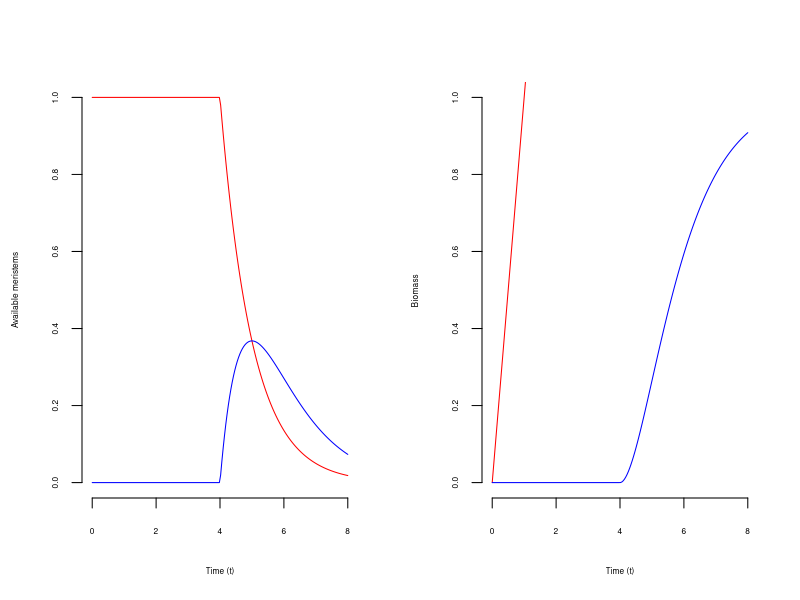

Reproduce this figure in R. (Note: this script raises an error after producing the figure.)
## ---- chunk 1
rm(list=ls(all=TRUE))
knitr::opts_chunk$set(echo = TRUE, fig.path="figures/")
## ---- chunk 2
library(deSolve)
## ---- chunk 3
controlDeterminate=function(t,y,parms,controlFunction) {
  Ve=y[1]; Le=y[2]; In=y[3]; Fl=y[4];  
  
  beta1=parms[1]; 
  beta2=parms[2];
  
  ut = controlFunction(t)
  
  derivs[1]= -beta1*ut*Ve ;
  derivs[2]= beta1*Ve;
  derivs[3]= beta1*ut*Ve-beta2*In;
  derivs[4]= beta2*In;

  return(list(derivs));
}
## ---- chunk 4
controlIndeterminate=function(t,y,parms,controlFunction) {
  Ve=y[1]; Le=y[2]; In=y[3]; Fl=y[4];  
  
  beta1=parms[1]; 
  beta2=parms[2];
  
  ut = controlFunction(t)
  
  derivs[1]= -beta1*ut*Ve ;
  derivs[2]= beta1*Ve;
  derivs[3]= beta1*ut*Ve;
  derivs[4]= beta2*In;

  return(list(derivs));
}
## ---- chunk 5
# Vector to hold the derivatives
derivs=numeric(4); 

# starting values of both state variables
y0=c(Ve=1,Le=0,In=0,Fl=0); 
# time sequence
times=seq(0,8,length.out=200)
# controls
parms=c( beta1=1, 
         beta2=1);
## ---- chunk 6
plotSolutions = function(ode1=odeSolutionDeterminate){

par(mfrow=c(1,2))

plot(ode1$time,ode1$Ve,type="l",col="red",bty="n",
     #main="Meristem dynamics for annuals\n with a determinate inflorescence (solid)\n and indeterminate inflorescence (dotted).",
     xlab="Time (t)",
     ylab="Available meristems",
     ylim=c(0,1  ), 
     cex.lab=.5, cex.axis=.5, cex.main=.75, cex.sub=.5)

lines(ode1$time,ode1$In,col="blue")
#lines(ode2$time,ode2$In,col="blue",lty='dotted')
#lines(ode2$time,ode2$Ve,col="red",lty='dotted')

# legend(x = 0, y = max(ode1$In,ode2$In) , 
#        legend = c("Vegetative meristems (Ve)", "Inflorescence meristems (In)"), 
#        col = c('red', 'blue') ,
#        lty = c(1,1), 
#        cex = .25)

plot(ode1$time,ode1$Le,type="l",col="red",bty="n",
     #main="Growth and reproduction for annuals\n with a determinate inflorescence (solid)\n and indeterminate inflorescence (dotted).",
     xlab="Time (t)",
     ylab="Biomass ",
     ylim=c(0,1) , 
     cex.lab=.5, cex.axis=.5, cex.main=.75, cex.sub=.5)

lines(ode1$time,ode1$Fl,col="blue")

#lines(ode2$time,ode2$Fl,col="red",lty='dotted')
#lines(ode2$time,ode2$Le,col="blue",lty='dotted')

# legend(x = 0, y = max(ode1$Fl,ode2$Fl),
#        legend = c("Vegetative biomass (V)", "Reproductive biomass (F)"),
#        col = c('red', 'blue') ,
#        lty = c(1,1),
#        cex = .25)

#abline(h=1)
}

## ---- chunk 7
instantSwitch = function(t){
  if ( t <= 4 )
    tmp <- 0
  else
    tmp <- 1
  
  return(tmp)
}

odeSolutionDeterminate=ode(y0,times,controlDeterminate,parms,controlFunction=instantSwitch);
odeSolutionDeterminate = data.frame(odeSolutionDeterminate);

plotSolutions(odeSolutionDeterminate)

## ---- chunk 8
gradedSwitch = function(t){
  if ( t <= 2)
    tmp <- 1
  else if (t <= 4)
    tmp <- .5
  else
    tmp <- 0
  
  return(tmp)
  }

odeSolutionDeterminate=ode(y0,times,controlDeterminate,parms,controlFunction=gradedSwitch);
odeSolutionDeterminate = data.frame(odeSolutionDeterminate);

gradedSwitch = function(t){
  
  tmp = c() # tmp[1] = pt, tmp[2] = qt
  
  if ( t <= 2)
    {tmp[1] <- 1
    tmp[2] <- 0}
  else if ( t <= 4)
  {tmp[1] <- .5
    tmp[2] <- 0}
  else 
  {tmp[1] <- 0
   tmp[2] <- 1}
  
  return(tmp)
  }

odeSolutionIndeterminate=ode(y0,times,controlIndeterminate,parms,controlFunction=gradedSwitch);
odeSolutionIndeterminate = data.frame(odeSolutionIndeterminate)

plotSolutions(odeSolutionDeterminate,odeSolutionIndeterminate)
## ---- chunk 9
gradedSwitch = function(t){
  if ( t <= 2)
    tmp <- .75
  else if (t <= 4)
    tmp <- .5
  else
    tmp <- 0
  
  return(tmp)
  }

odeSolutionDeterminate=ode(y0,times,controlDeterminate,parms,controlFunction=gradedSwitch);
odeSolutionDeterminate = data.frame(odeSolutionDeterminate);

gradedSwitch = function(t){
  
  tmp = c() # tmp[1] = pt, tmp[2] = qt
  
  if ( t <= 2)
    {tmp[1] <- .75
    tmp[2] <- 0}
  else if ( t <= 4)
  {tmp[1] <- .5
    tmp[2] <- 0}
  else 
  {tmp[1] <- 0
   tmp[2] <- 1}
  
  return(tmp)
  }

odeSolutionIndeterminate=ode(y0,times,controlIndeterminate,parms,controlFunction=gradedSwitch);
odeSolutionIndeterminate = data.frame(odeSolutionIndeterminate)

plotSolutions(odeSolutionDeterminate,odeSolutionIndeterminate)
## ---- chunk 10
instantSwitch = function(t){
  if ( t <= 4)
    tmp <- 1
  else
    tmp <- 0
  
  return(tmp)
  }

odeSolutionDeterminate=ode(y0,times,controlDeterminate,parms,controlFunction=instantSwitch);
odeSolutionDeterminate = data.frame(odeSolutionDeterminate);

odeSolutionResource=ode(y0,times,controlResource,parms,controlFunction=instantSwitch);
odeSolutionResource = data.frame(odeSolutionResource)

plotSolutions(odeSolutionDeterminate,odeSolutionResource)
